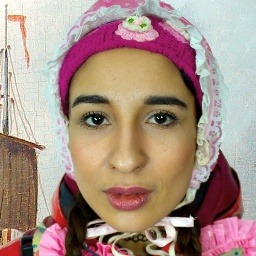
#> input picture data/deepfake_dataset/test/FAKE/fake_002702.jpg, 256 x 256 px; its folder holds only this picture in this run
$ python compare_fft_bands.py
#> lines starting #> are read from the running program, lines starting #| are printed output that depends on the picture
#> in main, image is the input picture: PIL image 256x256 RGB; mean R, G, B 169, 144.3, 133.4
from pathlib import Path

import numpy as np
import pandas as pd
from PIL import Image

# Dataset location
DATASET_DIR = Path("data/expanded_images")
CLASSES = ["FAKE", "REAL"]
IMAGE_EXTENSIONS = {".jpg", ".jpeg", ".png", ".webp"}


def extract_fft_features(image):
    image = image.convert("L").resize((224, 224))
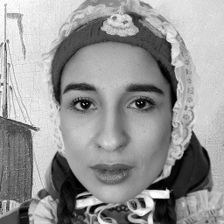
#> image: PIL image 224x224 L; min 0, max 255, mean 150.5
    pixels = np.asarray(image, dtype=np.float32)

    # Centre the image values to reduce the DC component
    pixels = pixels - pixels.mean()

    # Calculate the 2D Fourier transform
    spectrum = np.fft.fftshift(np.fft.fft2(pixels))
    power = np.abs(spectrum) ** 2

    height, width = power.shape
#> height = 224; width = 224
    y, x = np.ogrid[:height, :width]
#> y = 224 values from 0 to 223
    cy, cx = height // 2, width // 2
#> cy = 112; cx = 112

    distance = np.sqrt((y - cy) ** 2 + (x - cx) ** 2)
    normalized_distance = distance / min(height, width)

    # Define low, mid and high frequency bands
    low_mask = normalized_distance < 0.08
    mid_mask = (
        (normalized_distance >= 0.08)
        & (normalized_distance < 0.25)
    )
    high_mask = normalized_distance >= 0.25

    total_energy = power.sum()
#> total_energy = 1.02e+13

    if total_energy <= 0:
        return {
            "low_frequency_ratio": 0.0,
            "mid_frequency_ratio": 0.0,
            "high_frequency_ratio": 0.0,
        }

    return {
        "low_frequency_ratio": power[low_mask].sum() / total_energy,
        "mid_frequency_ratio": power[mid_mask].sum() / total_energy,
        "high_frequency_ratio": power[high_mask].sum() / total_energy,
    }


def main():
    results = []

    for class_name in CLASSES:
        class_dir = DATASET_DIR / class_name

        if not class_dir.exists():
            print(f"ERROR: Folder not found: {class_dir}")
            return

        image_paths = sorted(
            path for path in class_dir.iterdir()
            if path.is_file()
            and path.suffix.lower() in IMAGE_EXTENSIONS
        )

        print(f"{class_name}: {len(image_paths)} images")

        for path in image_paths:
            try:
                with Image.open(path) as image:
                    features = extract_fft_features(image)
#> features = {'low_frequency_ratio': 0.885, 'mid_frequency_ratio': 0.0932, 'high_frequency_ratio': 0.0221}

                results.append({
                    "class": class_name,
                    "image": path.name,
                    **features,
                })

            except Exception as error:
                print(f"Skipped {path}: {error}")

    if not results:
        print("No images were analyzed.")
        return

    df = pd.DataFrame(results)
    output_path = Path("fft_band_comparison.csv")
    df.to_csv(output_path, index=False)

    feature_columns = [
        "low_frequency_ratio",
        "mid_frequency_ratio",
        "high_frequency_ratio",
    ]

    print("\n========== FREQUENCY BAND SUMMARY ==========")

    summary = df.groupby("class")[feature_columns].agg(
        ["mean", "std", "median"]
    )

    print(summary.to_string(float_format=lambda value: f"{value:.6f}"))

    print("\n========== FAKE - REAL MEAN DIFFERENCES ==========")

    means = df.groupby("class")[feature_columns].mean()

    if "FAKE" in means.index and "REAL" in means.index:
        for feature in feature_columns:
            difference = means.loc["FAKE", feature] - means.loc["REAL", feature]
            print(f"{feature}: {difference:.6f}")

    print(f"\nSaved results to: {output_path}")
    print("Note: Frequency differences alone do not establish detection ability.")


if __name__ == "__main__":
    main()
